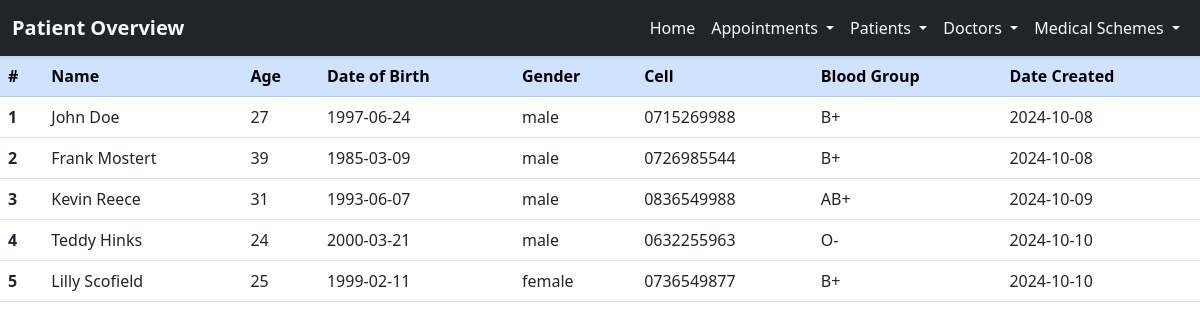
/view_patients, run on the app's committed database.
### models/patient_model.py (models this page shows, shortened)
class Patient(Base):
    __tablename__ = 'patients'
    id = Column(Integer, primary_key=True, autoincrement=True)
    name = Column(String(100), nullable=False)
    age = Column(Integer, nullable=False)
    date_of_birth = Column(Date, nullable=False)
    gender = Column(String(10), nullable=False)  # male, female, or other
    contact_number = Column(String(15), nullable=False)
    email = Column(String(100), nullable=True)
    address = Column(Text, nullable=False)
    medical_history = Column(Text, nullable=True)
    emergency_contact_name = Column(String(100), nullable=False)
    emergency_contact_number = Column(String(15), nullable=False)
    blood_group = Column(String(3), nullable=True)  # A+, A-, B+, etc.
    photo = Column(LargeBinary, nullable=True)  # Binary data for storing image
    create_date = Column(Date, default=date.today, nullable=False)

### routes/patients.py (the view)
@patients_bp.route('/view_patients', methods=['GET'])
def patient_view():
    all_patients = read_patients()
    return render_template('patient_view.html', patients=all_patients)

### app.py (called while the page is built)
@app.before_request
def initialize_db():
    print("Database connection established.")
    Base.metadata.create_all(db)  # <-- This will create the tables based on models
    metadata.reflect(bind=db)
    print(f"Current Tables: {metadata.tables.keys()}")

### db_query_service.py (called while the page is built)
def read_patients():
    try:
        patients = session.query(Patient).all()  # Query all patients
        return patients
    except Exception as e:
        print(f"Error reading patients: {e}")
        return []

### templates/patient_view.html (shortened to what this page needs)
<!DOCTYPE html>
<html lang="en">
<head>
    <link href="https://cdn.jsdelivr.net/npm/bootstrap@5.3.0/dist/css/bootstrap.min.css" rel="stylesheet">
</head>
<body>
<nav class="navbar navbar-expand-lg navbar-dark bg-dark shadow-sm">
  <div class="container-fluid">
    <a class="navbar-brand fw-bold text-light" href="#">Patient Overview</a>
    <div class="collapse navbar-collapse" id="navbarNavAltMarkup">
      <ul class="navbar-nav ms-auto">
        <li class="nav-item">
          <a class="nav-link active text-light" aria-current="page" href="{{ url_for('home.index') }}">Home</a>
        </li>
        <li class="nav-item dropdown">
          <a class="nav-link dropdown-toggle text-light" href="#" role="button" data-bs-toggle="dropdown" aria-expanded="false">
            Appointments
          </a>
        </li>
        <li class="nav-item dropdown">
          <a class="nav-link dropdown-toggle text-light" href="#" role="button" data-bs-toggle="dropdown" aria-expanded="false">
            Patients
          </a>
        </li>
        <li class="nav-item dropdown">
          <a class="nav-link dropdown-toggle text-light" href="#" role="button" data-bs-toggle="dropdown" aria-expanded="false">
            Doctors
          </a>
        </li>
        <li class="nav-item dropdown">
          <a class="nav-link dropdown-toggle text-light" href="#" role="button" data-bs-toggle="dropdown" aria-expanded="false">
            Medical Schemes
          </a>
        </li>
      </ul>
    </div>
  </div>
</nav>
<table class="table">
  <thead class="thead-dark">
    <tr class="table-primary">
      <th scope="col">#</th>
      <th scope="col">Name</th>
      <th scope="col">Age</th>
      <th scope="col">Date of Birth</th>
      <th scope="col">Gender</th>
      <th scope="col">Cell</th>
      <th scope="col">Blood Group</th>
      <th scope="col">Date Created</th>
    </tr>
  </thead>
  <tbody>
    {% for patient in patients %}
      <tr>
        <th scope="row">{{ loop.index }}</th>
        <td>{{ patient.name }}</td>
        <td>{{ patient.age }}</td>
        <td>{{ patient.date_of_birth }}</td>
        <td>{{ patient.gender }}</td>
        <td>{{ patient.contact_number }}</td>
        <td>{{ patient.blood_group }}</td>
        <td>{{ patient.create_date }}</td>
      </tr>
    {% endfor %}
  </tbody>
</table>
</body>
</html>

### data on the page
Patient: name "John Doe", age "27", date_of_birth "1997-06-24", gender "male", contact_number "0715269988", blood_group "B+", create_date "2024-10-08"
Patient: name "Frank Mostert", age "39", date_of_birth "1985-03-09", gender "male", contact_number "0726985544", blood_group "B+", create_date "2024-10-08"
Patient: name "Kevin Reece", age "31", date_of_birth "1993-06-07", gender "male", contact_number "0836549988", blood_group "AB+", create_date "2024-10-09"
Patient: name "Teddy Hinks", age "24", date_of_birth "2000-03-21", gender "male", contact_number "0632255963", blood_group "O-", create_date "2024-10-10"
Patient: name "Lilly Scofield", age "25", date_of_birth "1999-02-11", gender "female", contact_number "0736549877", blood_group "B+", create_date "2024-10-10"
